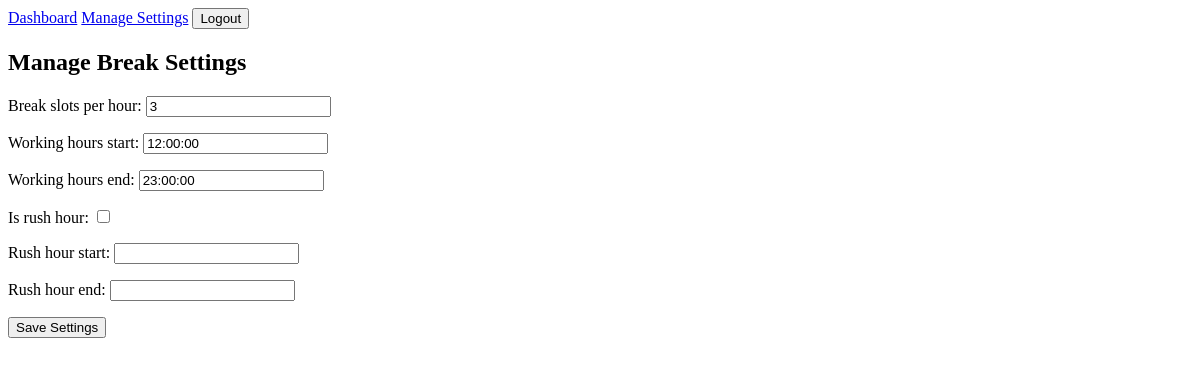
The page /manage-settings/ (signed in) on the database as committed earlier.
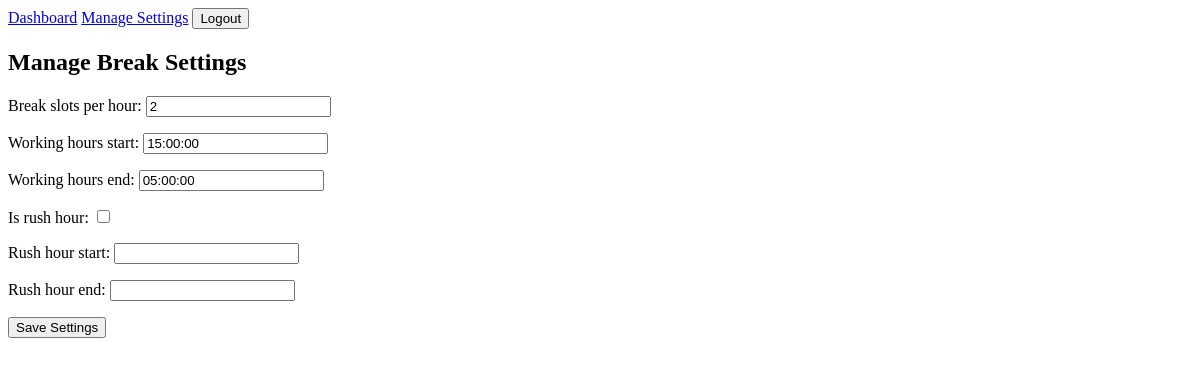
The same page on the database as committed later.
### break_management/models.py (models this page shows, shortened)
class BreakSettings(models.Model):
    manager = models.OneToOneField(CustomUser, on_delete=models.CASCADE)
    break_slots_per_hour = models.IntegerField(default=5)  # 5 slots of 15 minutes each
    working_hours_start = models.TimeField()
    working_hours_end = models.TimeField()
    is_rush_hour = models.BooleanField(default=False)
    rush_hour_start = models.TimeField(null=True, blank=True)
    rush_hour_end = models.TimeField(null=True, blank=True)

### break_management/views.py (the view)
# urls.py: path('manage-settings/', views.manage_settings, name='manage_settings'),
@login_required
def manage_settings(request):
    settings, created = BreakSettings.objects.get_or_create(manager=request.user)
    if request.method == 'POST':
        form = BreakSettingsForm(request.POST, instance=settings)
        if form.is_valid():
            form.save()
            today = timezone.now().date()
            tomorrow = today + timedelta(days=1)
            BreakSlot.objects.filter(
                start_time__date__in=[today, tomorrow]
            ).delete()
            create_break_slots(request.user)
            messages.success(request, "Break settings updated, and new slots have been created.")
            return redirect('dashboard')
    else:
        form = BreakSettingsForm(instance=settings)
    return render(request, 'break_management/manage_settings.html', {'form': form})

### break_management/forms.py
class BreakSettingsForm(forms.ModelForm):
    class Meta:
        model = BreakSettings
        fields = ['break_slots_per_hour', 'working_hours_start', 'working_hours_end', 'is_rush_hour', 'rush_hour_start', 'rush_hour_end']

### break_management/templates/break_management/manage_settings.html (shortened to what this page needs)
{% extends "base.html" %}
{% block content %}
<h2>Manage Break Settings</h2>
<form method="post">
    {{ form.as_p }}
    <button type="submit">Save Settings</button>
</form>
{% endblock %}

Rows that differ between the two databases and show on the page:
removed BreakSettings: break_slots_per_hour "3", working_hours_start "12:00:00", working_hours_end "23:00:00"
added BreakSettings: break_slots_per_hour "2", working_hours_start "15:00:00", working_hours_end "05:00:00"
